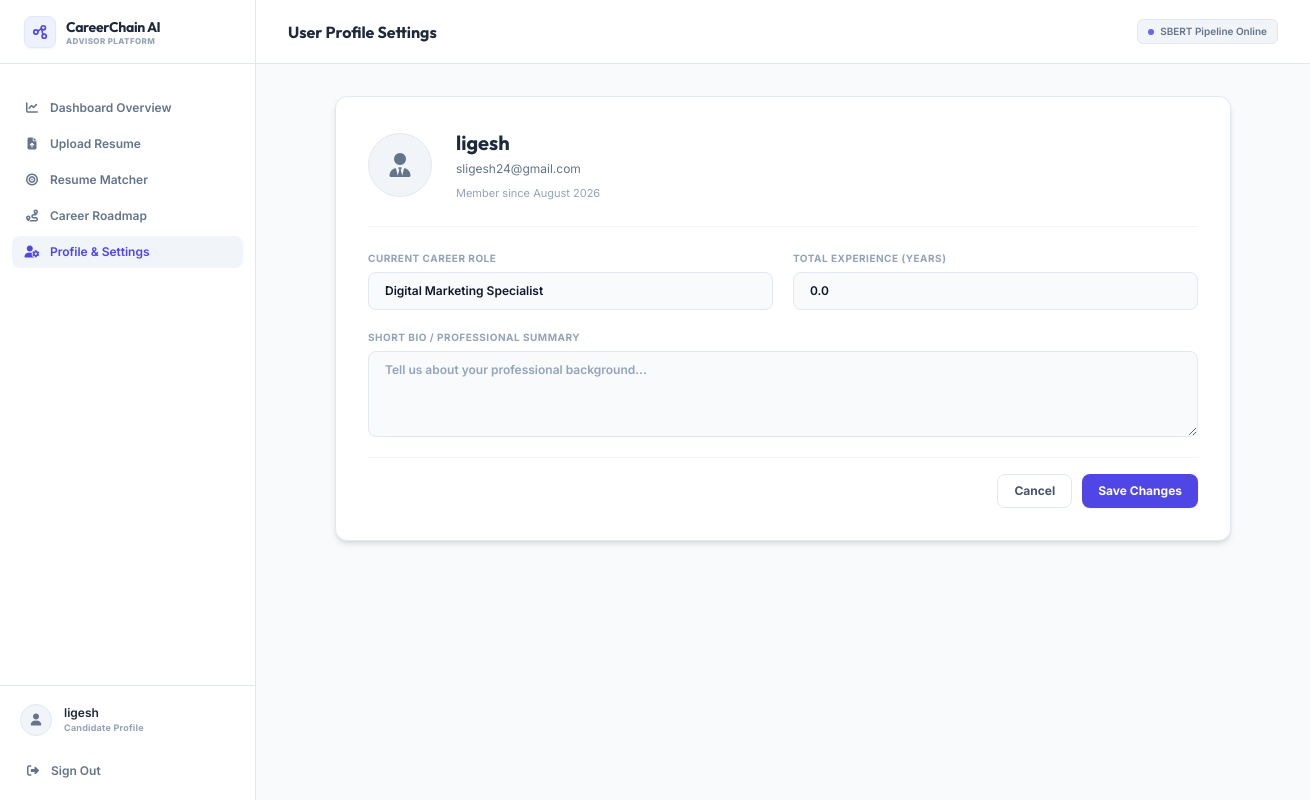
Screenshot of /accounts/profile/ (signed in) with the database file from the repository.
### accounts/models.py (models this page shows, shortened)
class UserProfile(models.Model):
    user = models.OneToOneField(User, on_delete=models.CASCADE, related_name='profile')
    current_role = models.CharField(max_length=100, blank=True, null=True, help_text="User's current career role")
    experience_years = models.DecimalField(max_digits=4, decimal_places=1, default=0.0, help_text="Total years of work experience")
    bio = models.TextField(blank=True, null=True)
    created_at = models.DateTimeField(auto_now_add=True)
    updated_at = models.DateTimeField(auto_now=True)

### accounts/views.py (the view, shortened to what this page needs)
# urls.py: path('profile/', views.profile_view, name='profile'),
@login_required
def profile_view(request):
    profile = request.user.profile
    return render(request, 'accounts/profile.html', {'profile': profile})

### templates/accounts/profile.html (shortened to what this page needs)
{% extends "base.html" %}
{% block page_title %}User Profile Settings{% endblock %}
{% block content %}
<div class="max-w-4xl mx-auto space-y-6">
    <div class="premium-card p-6 sm:p-8 rounded-xl shadow-md relative overflow-hidden bg-white border-slate-200">
        <div class="flex flex-col sm:flex-row items-center gap-6 pb-6 border-b border-slate-100 relative">
            <div class="w-16 h-16 rounded-full bg-slate-100 flex items-center justify-center border border-slate-250 shrink-0">
                <i class="fa-solid fa-user-tie text-2xl text-slate-500"></i>
            </div>
            <div class="text-center sm:text-left">
                <h2 class="text-xl font-bold text-slate-800 font-display">{{ user.username }}</h2>
                <p class="text-slate-500 text-xs mt-1">{{ user.email }}</p>
                <p class="text-[11px] text-slate-400 mt-2">Member since {{ user.date_joined|date:"F Y" }}</p>
            </div>
        </div>
        <form method="POST" action="{% url 'profile' %}" class="mt-6 space-y-5 relative">
            <div class="grid grid-cols-1 md:grid-cols-2 gap-5">
                <div>
                    <label for="current_role" class="block text-[10px] font-bold uppercase tracking-wider text-slate-400 mb-1.5">Current Career Role</label>
                    <input id="current_role" name="current_role" type="text" value="{{ profile.current_role|default_if_none:'' }}" class="appearance-none rounded-lg relative block w-full px-4 py-2.5 border border-slate-200 bg-slate-50 text-slate-850 placeholder-slate-400 focus:outline-none focus:ring-1 focus:ring-indigo-500 focus:border-indigo-500 text-xs font-semibold transition-all" placeholder="e.g. Software Developer">
                </div>
                <div>
                    <label for="experience_years" class="block text-[10px] font-bold uppercase tracking-wider text-slate-400 mb-1.5">Total Experience (Years)</label>
                    <input id="experience_years" name="experience_years" type="number" step="0.1" min="0" value="{{ profile.experience_years|floatformat:1 }}" class="appearance-none rounded-lg relative block w-full px-4 py-2.5 border border-slate-200 bg-slate-50 text-slate-850 placeholder-slate-400 focus:outline-none focus:ring-1 focus:ring-indigo-500 focus:border-indigo-500 text-xs font-semibold transition-all" placeholder="e.g. 2.5">
                </div>
            </div>
            <div>
                <label for="bio" class="block text-[10px] font-bold uppercase tracking-wider text-slate-400 mb-1.5">Short Bio / Professional Summary</label>
                <textarea id="bio" name="bio" rows="4" class="appearance-none rounded-lg relative block w-full px-4 py-2.5 border border-slate-200 bg-slate-50 text-slate-850 placeholder-slate-400 focus:outline-none focus:ring-1 focus:ring-indigo-500 focus:border-indigo-500 text-xs font-semibold transition-all" placeholder="Tell us about your professional background...">{{ profile.bio|default_if_none:'' }}</textarea>
            </div>
            <div class="flex justify-end gap-2.5 pt-4 border-t border-slate-100">
                <a href="{% url 'dashboard_home' %}" class="px-4 py-2 rounded-lg border border-slate-200 bg-white hover:bg-slate-50 text-slate-600 font-bold text-xs transition">Cancel</a>
                <button type="submit" class="px-4 py-2 rounded-lg text-white bg-indigo-600 hover:bg-indigo-500 font-bold text-xs transition shadow-sm active:scale-[0.98]">
                    Save Changes
                </button>
            </div>
        </form>
    </div>
</div>
{% endblock %}

### templates/base.html (shortened to what this page needs)
<!DOCTYPE html>
<html lang="en" class="h-full bg-slate-50 text-slate-900">
<head>
    <script src="https://cdn.tailwindcss.com"></script>
    <link rel="stylesheet" href="https://cdnjs.cloudflare.com/ajax/libs/font-awesome/6.4.0/css/all.min.css">
</head>
<body class="h-full flex overflow-hidden antialiased bg-slate-50">
    {% if user.is_authenticated %}
    <aside class="w-64 bg-white border-r border-slate-200 flex flex-col justify-between shrink-0 hidden md:flex z-10">
        <div>
            <div class="h-16 flex items-center px-6 border-b border-slate-200 bg-white">
                <a href="{% url 'dashboard_home' %}" class="flex items-center gap-2.5">
                    <div class="w-8 h-8 rounded-lg bg-indigo-50 flex items-center justify-center border border-indigo-100 shadow-sm shrink-0">
                    </div>
                    <div class="flex flex-col">
                        <span class="font-display font-bold text-sm tracking-tight text-slate-800">CareerChain AI</span>
                        <span class="text-[8px] font-extrabold tracking-wider text-slate-400 uppercase -mt-0.5">Advisor Platform</span>
                    </div>
                </a>
            </div>
            <nav class="p-3 space-y-1 mt-4">
                <a href="{% url 'dashboard_home' %}" class="nav-item flex items-center gap-2.5 px-3 py-2 rounded-lg text-xs font-semibold {% if request.resolver_match.url_name == 'dashboard_home' %}active{% else %}text-slate-500 hover:bg-slate-100 hover:text-slate-800{% endif %}">
                    <i class="fa-solid fa-chart-line w-4 text-center"></i>
                    Dashboard Overview
                </a>
                <a href="{% url 'resume_upload' %}" class="nav-item flex items-center gap-2.5 px-3 py-2 rounded-lg text-xs font-semibold {% if request.resolver_match.url_name == 'resume_upload' %}active{% else %}text-slate-500 hover:bg-slate-100 hover:text-slate-800{% endif %}">
                    <i class="fa-solid fa-file-arrow-up w-4 text-center"></i>
                    Upload Resume
                </a>
                <a href="{% url 'match_create' %}" class="nav-item flex items-center gap-2.5 px-3 py-2 rounded-lg text-xs font-semibold {% if request.resolver_match.url_name == 'match_create' or request.resolver_match.url_name == 'analysis_detail' %}active{% else %}text-slate-500 hover:bg-slate-100 hover:text-slate-800{% endif %}">
                    <i class="fa-solid fa-bullseye w-4 text-center"></i>
                    Resume Matcher
                </a>
                <a href="{% url 'career_recommend' %}" class="nav-item flex items-center gap-2.5 px-3 py-2 rounded-lg text-xs font-semibold {% if request.resolver_match.url_name == 'career_recommend' or request.resolver_match.url_name == 'roadmap_detail' %}active{% else %}text-slate-500 hover:bg-slate-100 hover:text-slate-800{% endif %}">
                    <i class="fa-solid fa-route w-4 text-center"></i>
                    Career Roadmap
                </a>
                <a href="{% url 'profile' %}" class="nav-item flex items-center gap-2.5 px-3 py-2 rounded-lg text-xs font-semibold {% if request.resolver_match.url_name == 'profile' %}active{% else %}text-slate-500 hover:bg-slate-100 hover:text-slate-800{% endif %}">
                    <i class="fa-solid fa-user-gear w-4 text-center"></i>
                    Profile & Settings
                </a>
            </nav>
        </div>
        <div class="p-3 border-t border-slate-200 bg-white">
            <div class="flex items-center gap-3 mb-3 px-2 py-1.5 rounded-lg">
                <div class="w-8 h-8 rounded-full bg-slate-100 border border-slate-200 flex items-center justify-center shrink-0">
                    <i class="fa-solid fa-user text-xs text-slate-500"></i>
                </div>
                <div class="overflow-hidden">
                    <p class="text-xs font-semibold text-slate-800 truncate">{{ user.username }}</p>
                    <p class="text-[9px] text-slate-400 font-bold truncate tracking-wide">Candidate Profile</p>
                </div>
            </div>
            <a href="{% url 'logout' %}" class="flex items-center gap-2.5 px-3 py-2 text-slate-500 hover:text-rose-600 hover:bg-rose-50 rounded-lg transition-all text-xs font-semibold border border-transparent">
                <i class="fa-solid fa-right-from-bracket w-4 text-center"></i>
                Sign Out
            </a>
        </div>
    </aside>
    {% endif %}
    <div class="flex-1 flex flex-col overflow-hidden z-10 bg-slate-50">
        <header class="h-16 border-b border-slate-200 bg-white flex items-center justify-between px-8 shrink-0">
            <div class="flex items-center gap-4">
                <h1 class="text-md font-bold text-slate-800 font-display">{% block page_title %}Dashboard{% endblock %}</h1>
            </div>
            <div class="flex items-center gap-3">
                <span class="text-[10px] font-semibold px-2.5 py-1 bg-slate-100 border border-slate-200 text-slate-500 rounded-md flex items-center gap-1.5">
                    <span class="w-1.5 h-1.5 rounded-full bg-indigo-500"></span>
                    SBERT Pipeline Online
                </span>
            </div>
        </header>
        <main class="flex-1 overflow-y-auto p-8">
            {% block content %}{% endblock %}
        </main>
    </div>
</body>
</html>

### templates/base.html (style rules this page uses)
body { font-family: 'Inter', sans-serif; background-color: #f8fafc; color: #0f172a; position: relative; }
.premium-card { background-color: #ffffff; border: 1px solid #e2e8f0; box-shadow: 0 1px 3px 0 rgba(0, 0, 0, 0.05), 0 1px 2px -1px rgba(0, 0, 0, 0.05); transition: all 0.2s cubic-bezier(0.16, 1, 0.3, 1); }
.nav-item { transition: all 0.15s ease; }
.nav-item.active { background-color: #f1f5f9; color: #4f46e5; }

### rows the page displays
UserProfile: current_role "Digital Marketing Specialist", experience_years "0.0"

### other values shown
{{ user.username }} "ligesh"
{{ user.email }} "sligesh24@gmail.com"
{{ user.date_joined|date:"F Y" }} "August 2026"
